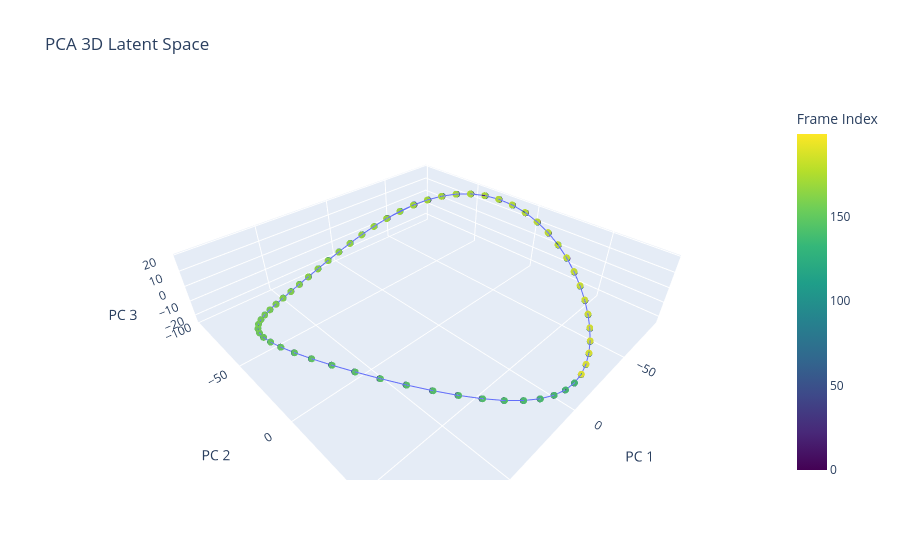

Here is the notebook cell this chart was saved with:
### Code cell
# Generate interactive 3D scatter plot with a continuous line
fig = px.scatter_3d(
    df_latent_all_pca_3d,
    x="PC 1",
    y="PC 2",
    z="PC 3",
    color="Frame Index",
    color_continuous_scale="Viridis",
    title="PCA 3D Latent Space",
)

# Connect the scatter points with a continuous trajectory line
fig.update_traces(mode="markers+lines", marker=dict(size=4, opacity=0.8))
fig.update_layout(scene=dict(aspectmode='data'))
fig.show()

### Figure 1 — Plotly figure (JSON) as saved in the notebook; plotly's stock layout.template omitted (floating-point values rounded to 4 significant figures; data arrays with more than 128 entries replaced by an {"elided": "..."} marker saying what was removed)
{"data": [{"hovertemplate": "PC 1=%{x}<br>PC 2=%{y}<br>PC 3=%{z}<br>Frame Index=%{marker.color}<extra></extra>", "legendgroup": "", "marker": {"color": {"elided": "200 int values"}, "coloraxis": "coloraxis", "opacity": 0.8, "size": 4, "symbol": "circle"}, "mode": "markers+lines", "name": "", "scene": "scene", "showlegend": false, "type": "scatter3d", "x": {"elided": "200 float values"}, "y": {"elided": "200 float values"}, "z": {"elided": "200 float values"}}], "layout": {"coloraxis": {"autocolorscale": false, "colorbar": {"title": {"text": "Frame Index"}}, "colorscale": [[0, "#440154"], [0.1111, "#482878"], [0.2222, "#3e4989"], [0.3333, "#31688e"], [0.4444, "#26828e"], [0.5556, "#1f9e89"], [0.6667, "#35b779"], [0.7778, "#6ece58"], [0.8889, "#b5de2b"], [1, "#fde725"]]}, "legend": {"tracegroupgap": 0}, "scene": {"aspectmode": "data", "domain": {"x": [0, 1], "y": [0, 1]}, "xaxis": {"title": {"text": "PC 1"}}, "yaxis": {"title": {"text": "PC 2"}}, "zaxis": {"title": {"text": "PC 3"}}}, "title": {"text": "PCA 3D Latent Space"}}}
